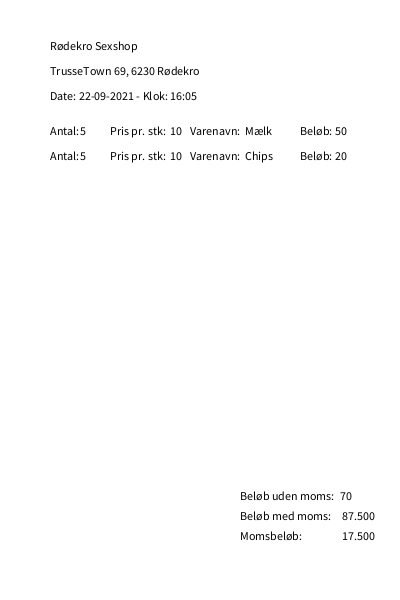
Frame 1 (no input)
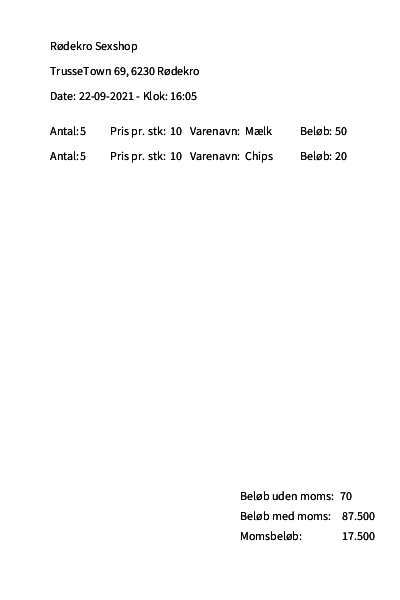
Frame 2 (the mouse pressed at the canvas centre, redrawn once)

The Processing sketch that drew these frames (run headless with seeded random() and noise(); the mouse was pressed at the canvas centre and the sketch redrawn once):

// Processing sketch: Opgave_3_kassebon
// ── Opgave_3_kassebon.pde
void setup(){
  size(400,600);

  // flyt ned i første linje 
    background(255,255,255);
    // fjer denne!
  noLoop();
}
//Skriv navn+adresse
void draw(){
  fill(0,0,0);
  textSize(12);
  text("Rødekro Sexshop",50,50);
  text("TrusseTown 69, 6230 Rødekro",50,75);
  //textSize(12);
  // brug nu den rigtige dato funktion
  text("Date: 22-09-2021 - Klok: 16:05",50,100);//Skriv dato+klok
  text("Antal:",50,135);
  int a = 5;
  text(a,80,135);
  text("Pris pr. stk:",110,135);
  int b = 10;
  text(b,170,135);
  text("Varenavn:",190,135);
  text("Mælk",245,135);
  text("Beløb:",300,135);
  
  //Beregn v1 antalxpris
   int v1 = a * b;
  text(v1,335,135);
  
  //Beregn v2 antalxpris
  text("Antal:",50,160);
  int c = 4;
  text(a,80,160);
  text("Pris pr. stk:",110,160);
  int d = 5;
  text(b,170,160);
  text("Varenavn:",190,160);
  text("Chips",245,160);
  text("Beløb:",300,160);
  
  //Beregn v1 antalxpris
   int v2 = c * d;
  text(v2,335,160);
  
  //Beregn total
  text("Beløb uden moms:",240,500);
  int total = v1 + v2;
  text(total,340,500);
  
  //Beregn moms
  float belobMedMoms = beregnMoms(total);
  text("Beløb med moms:",240,520);
  text(belobMedMoms,340,520);
  
  //Beregn momsbeløbet
  float momsbb = momsBelob(total);
  text("Momsbeløb:",240,540);
  text(momsbb,340,540);
}

//beregner moms
float beregnMoms(int total){
    return total * 1.25;
}

//beregner momsbeløbet
float momsBelob(int total){
  return total * 1.25 - total;
}
